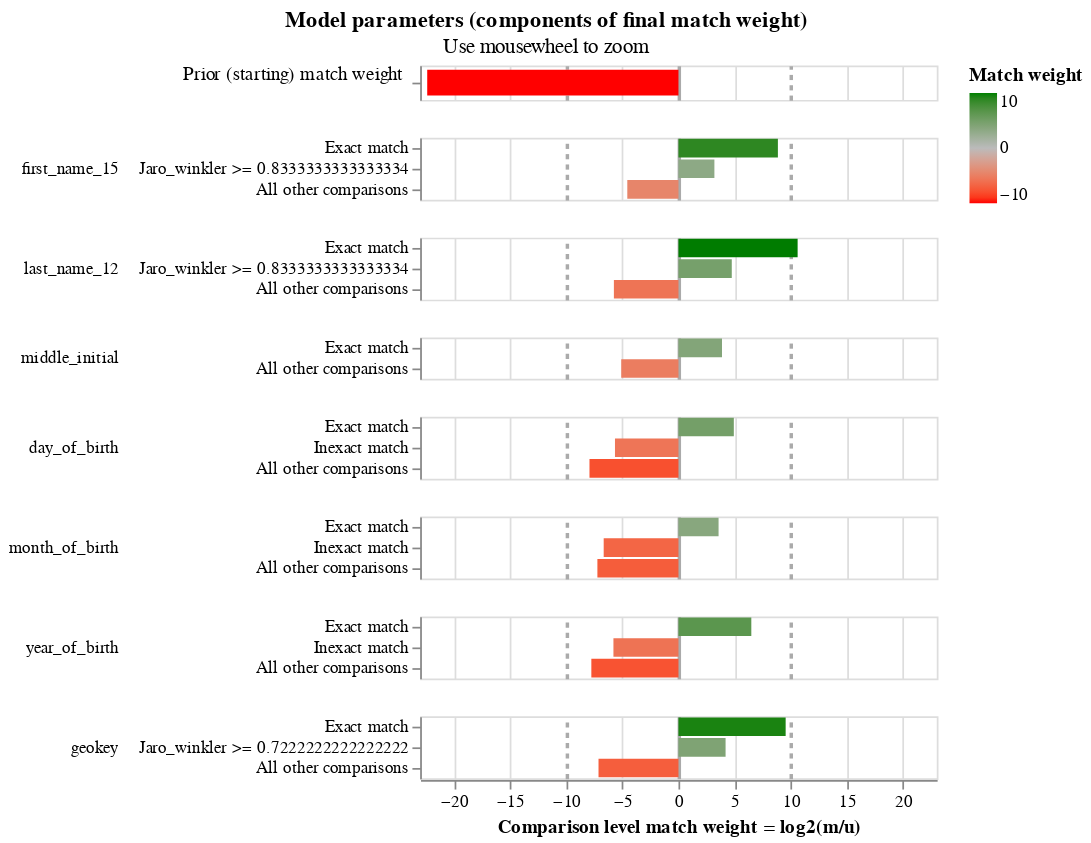

This figure's notebook cell:
### Code cell
linker.match_weights_chart()

### Figure 1 — Vega-Lite specification as saved in the notebook (floating-point values rounded to 4 significant figures)
{"config": {"view": {"continuousWidth": 300, "continuousHeight": 300, "discreteHeight": 60, "discreteWidth": 400}, "header": {"title": null}, "mark": {"tooltip": null}, "title": {"anchor": "middle"}}, "vconcat": [{"mark": {"type": "bar", "clip": true, "height": 15}, "encoding": {"color": {"field": "log2_bayes_factor", "scale": {"domain": [-10, 0, 10], "interpolate": "lab", "range": ["red", "#bbbbbb", "green"]}, "title": "Match weight", "type": "quantitative"}, "tooltip": [{"field": "comparison_name", "title": "Comparison name", "type": "nominal"}, {"field": "probability_two_random_records_match", "format": ".4f", "title": "Probability two random records match", "type": "nominal"}, {"field": "log2_bayes_factor", "format": ",.4f", "title": "Equivalent match weight", "type": "quantitative"}, {"field": "bayes_factor_description", "title": "Match weight description", "type": "nominal"}], "x": {"axis": {"domain": false, "gridColor": {"condition": {"test": "abs(datum.value / 10)  <= 1 & datum.value % 10 === 0", "value": "#aaa"}, "value": "#ddd"}, "gridDash": {"condition": {"test": "abs(datum.value / 10) == 1", "value": [3]}, "value": null}, "gridWidth": {"condition": {"test": "abs(datum.value / 10)  <= 1 & datum.value % 10 === 0", "value": 2}, "value": 1}, "labels": false, "ticks": false, "title": ""}, "field": "log2_bayes_factor", "scale": {"domain": [-23, 23]}, "type": "quantitative"}, "y": {"axis": {"title": "Prior (starting) match weight", "titleAlign": "right", "titleAngle": 0, "titleFontWeight": "normal"}, "field": "label_for_charts", "sort": {"field": "comparison_vector_value", "order": "descending"}, "type": "nominal"}}, "height": 20, "transform": [{"filter": "(datum.comparison_name == 'probability_two_random_records_match')"}]}, {"mark": {"type": "bar", "clip": true}, "encoding": {"color": {"field": "log2_bayes_factor", "scale": {"domain": [-10, 0, 10], "interpolate": "lab", "range": ["red", "#bbbbbb", "green"]}, "title": "Match weight", "type": "quantitative"}, "row": {"field": "comparison_name", "header": {"labelAlign": "left", "labelAnchor": "middle", "labelAngle": 0}, "sort": {"field": "comparison_sort_order"}, "type": "nominal"}, "tooltip": [{"field": "comparison_name", "title": "Comparison name", "type": "nominal"}, {"field": "label_for_charts", "title": "Label", "type": "ordinal"}, {"field": "sql_condition", "title": "SQL condition", "type": "nominal"}, {"field": "m_probability", "format": ".4f", "title": "M probability", "type": "quantitative"}, {"field": "u_probability", "format": ".4f", "title": "U probability", "type": "quantitative"}, {"field": "bayes_factor", "format": ",.4f", "title": "Bayes factor = m/u", "type": "quantitative"}, {"field": "log2_bayes_factor", "format": ",.4f", "title": "Match weight = log2(m/u)", "type": "quantitative"}, {"field": "bayes_factor_description", "title": "Match weight description", "type": "nominal"}], "x": {"axis": {"gridColor": {"condition": {"test": "abs(datum.value / 10)  <= 1 & datum.value % 10 === 0", "value": "#aaa"}, "value": "#ddd"}, "gridDash": {"condition": {"test": "abs(datum.value / 10) == 1", "value": [3]}, "value": null}, "gridWidth": {"condition": {"test": "abs(datum.value / 10)  <= 1 & datum.value % 10 === 0", "value": 2}, "value": 1}, "title": "Comparison level match weight = log2(m/u)"}, "field": "log2_bayes_factor", "scale": {"domain": [-23, 23]}, "type": "quantitative"}, "y": {"axis": {"title": null}, "field": "label_for_charts", "sort": {"field": "comparison_vector_value", "order": "descending"}, "type": "nominal"}}, "height": {"step": 12}, "resolve": {"axis": {"y": "independent"}, "scale": {"y": "independent"}}, "transform": [{"filter": "(datum.comparison_name != 'probability_two_random_records_match')"}]}], "data": {"name": "data-e065a0eb3e7d30313351641d8d483a5c"}, "params": [{"name": "mouse_zoom", "select": {"type": "interval", "encodings": ["x"]}, "bind": "scales", "views": []}], "resolve": {"axis": {"y": "independent"}, "scale": {"y": "independent"}}, "title": {"text": "Model parameters (components of final match weight)", "subtitle": "Use mousewheel to zoom"}, "$schema": "https://vega.github.io/schema/vega-lite/v5.9.3.json", "datasets": {"data-e065a0eb3e7d30313351641d8d483a5c": [{"comparison_name": "probability_two_random_records_match", "sql_condition": null, "label_for_charts": "", "m_probability": null, "u_probability": null, "m_probability_description": null, "u_probability_description": null, "has_tf_adjustments": false, "tf_adjustment_column": null, "tf_adjustment_weight": null, "is_null_level": false, "bayes_factor": 1.842e-07, "log2_bayes_factor": -22.37, "comparison_vector_value": 0, "max_comparison_vector_value": 0, "bayes_factor_description": "The probability that two random records drawn at random match is 0.000 or one in  5,427,630.8 records.This is equivalent to a starting match weight of -22.372.", "probability_two_random_records_match": 1.842e-07, "comparison_sort_order": -1}, {"comparison_name": "first_name_15", "sql_condition": "`first_name_15_l` = `first_name_15_r`", "label_for_charts": "Exact match", "m_probability": 0.9286, "u_probability": 0.002008, "m_probability_description": "Amongst matching record comparisons, 92.86% of records are in the exact match comparison level", "u_probability_description": "Amongst non-matching record comparisons, 0.20% of records are in the exact match comparison level", "has_tf_adjustments": false, "tf_adjustment_column": null, "tf_adjustment_weight": 1.0, "is_null_level": false, "bayes_factor": 462.5, "log2_bayes_factor": 8.853, "comparison_vector_value": 2, "max_comparison_vector_value": 2, "bayes_factor_description": "If comparison level is `exact match` then comparison is 462.48 times more likely to be a match", "probability_two_random_records_match": 1.842e-07, "comparison_sort_order": 0}, {"comparison_name": "first_name_15", "sql_condition": "jaro_winkler(`first_name_15_l`, `first_name_15_r`) >= 0.8333333333333334", "label_for_charts": "Jaro_winkler >= 0.8333333333333334", "m_probability": 0.02914, "u_probability": 0.003173, "m_probability_description": "Amongst matching record comparisons, 2.91% of records are in the jaro_winkler >= 0.8333333333333334 comparison level", "u_probability_description": "Amongst non-matching record comparisons, 0.32% of records are in the jaro_winkler >= 0.8333333333333334 comparison level", "has_tf_adjustments": false, "tf_adjustment_column": null, "tf_adjustment_weight": 1.0, "is_null_level": false, "bayes_factor": 9.185, "log2_bayes_factor": 3.199, "comparison_vector_value": 1, "max_comparison_vector_value": 2, "bayes_factor_description": "If comparison level is `jaro_winkler >= 0.8333333333333334` then comparison is 9.18 times more likely to be a match", "probability_two_random_records_match": 1.842e-07, "comparison_sort_order": 0}, {"comparison_name": "first_name_15", "sql_condition": "ELSE", "label_for_charts": "All other comparisons", "m_probability": 0.04229, "u_probability": 0.9948, "m_probability_description": "Amongst matching record comparisons, 4.23% of records are in the all other comparisons comparison level", "u_probability_description": "Amongst non-matching record comparisons, 99.48% of records are in the all other comparisons comparison level", "has_tf_adjustments": false, "tf_adjustment_column": null, "tf_adjustment_weight": 1.0, "is_null_level": false, "bayes_factor": 0.04251, "log2_bayes_factor": -4.556, "comparison_vector_value": 0, "max_comparison_vector_value": 2, "bayes_factor_description": "If comparison level is `all other comparisons` then comparison is  23.53 times less likely to be a match", "probability_two_random_records_match": 1.842e-07, "comparison_sort_order": 0}, {"comparison_name": "last_name_12", "sql_condition": "`last_name_12_l` = `last_name_12_r`", "label_for_charts": "Exact match", "m_probability": 0.9469, "u_probability": 0.0006057, "m_probability_description": "Amongst matching record comparisons, 94.69% of records are in the exact match comparison level", "u_probability_description": "Amongst non-matching record comparisons, 0.06% of records are in the exact match comparison level", "has_tf_adjustments": false, "tf_adjustment_column": null, "tf_adjustment_weight": 1.0, "is_null_level": false, "bayes_factor": 1563.0, "log2_bayes_factor": 10.61, "comparison_vector_value": 2, "max_comparison_vector_value": 2, "bayes_factor_description": "If comparison level is `exact match` then comparison is 1,563.34 times more likely to be a match", "probability_two_random_records_match": 1.842e-07, "comparison_sort_order": 1}, {"comparison_name": "last_name_12", "sql_condition": "jaro_winkler(`last_name_12_l`, `last_name_12_r`) >= 0.8333333333333334", "label_for_charts": "Jaro_winkler >= 0.8333333333333334", "m_probability": 0.03451, "u_probability": 0.001286, "m_probability_description": "Amongst matching record comparisons, 3.45% of records are in the jaro_winkler >= 0.8333333333333334 comparison level", "u_probability_description": "Amongst non-matching record comparisons, 0.13% of records are in the jaro_winkler >= 0.8333333333333334 comparison level", "has_tf_adjustments": false, "tf_adjustment_column": null, "tf_adjustment_weight": 1.0, "is_null_level": false, "bayes_factor": 26.84, "log2_bayes_factor": 4.746, "comparison_vector_value": 1, "max_comparison_vector_value": 2, "bayes_factor_description": "If comparison level is `jaro_winkler >= 0.8333333333333334` then comparison is 26.84 times more likely to be a match", "probability_two_random_records_match": 1.842e-07, "comparison_sort_order": 1}, {"comparison_name": "last_name_12", "sql_condition": "ELSE", "label_for_charts": "All other comparisons", "m_probability": 0.01854, "u_probability": 0.9981, "m_probability_description": "Amongst matching record comparisons, 1.85% of records are in the all other comparisons comparison level", "u_probability_description": "Amongst non-matching record comparisons, 99.81% of records are in the all other comparisons comparison level", "has_tf_adjustments": false, "tf_adjustment_column": null, "tf_adjustment_weight": 1.0, "is_null_level": false, "bayes_factor": 0.01857, "log2_bayes_factor": -5.751, "comparison_vector_value": 0, "max_comparison_vector_value": 2, "bayes_factor_description": "If comparison level is `all other comparisons` then comparison is  53.84 times less likely to be a match", "probability_two_random_records_match": 1.842e-07, "comparison_sort_order": 1}, {"comparison_name": "middle_initial", "sql_condition": "`middle_initial_l` = `middle_initial_r`", "label_for_charts": "Exact match", "m_probability": 0.9727, "u_probability": 0.06626, "m_probability_description": "Amongst matching record comparisons, 97.27% of records are in the exact match comparison level", "u_probability_description": "Amongst non-matching record comparisons, 6.63% of records are in the exact match comparison level", "has_tf_adjustments": false, "tf_adjustment_column": null, "tf_adjustment_weight": 1.0, "is_null_level": false, "bayes_factor": 14.68, "log2_bayes_factor": 3.876, "comparison_vector_value": 1, "max_comparison_vector_value": 1, "bayes_factor_description": "If comparison level is `exact match` then comparison is 14.68 times more likely to be a match", "probability_two_random_records_match": 1.842e-07, "comparison_sort_order": 2}, {"comparison_name": "middle_initial", "sql_condition": "ELSE", "label_for_charts": "All other comparisons", "m_probability": 0.02729, "u_probability": 0.9337, "m_probability_description": "Amongst matching record comparisons, 2.73% of records are in the all other comparisons comparison level", "u_probability_description": "Amongst non-matching record comparisons, 93.37% of records are in the all other comparisons comparison level", "has_tf_adjustments": false, "tf_adjustment_column": null, "tf_adjustment_weight": 1.0, "is_null_level": false, "bayes_factor": 0.02923, "log2_bayes_factor": -5.096, "comparison_vector_value": 0, "max_comparison_vector_value": 1, "bayes_factor_description": "If comparison level is `all other comparisons` then comparison is  34.21 times less likely to be a match", "probability_two_random_records_match": 1.842e-07, "comparison_sort_order": 2}, {"comparison_name": "day_of_birth", "sql_condition": "`day_of_birth_l` = `day_of_birth_r`", "label_for_charts": "Exact match", "m_probability": 0.9914, "u_probability": 0.03253, "m_probability_description": "Amongst matching record comparisons, 99.14% of records are in the exact match comparison level", "u_probability_description": "Amongst non-matching record comparisons, 3.25% of records are in the exact match comparison level", "has_tf_adjustments": false, "tf_adjustment_column": null, "tf_adjustment_weight": 1.0, "is_null_level": false, "bayes_factor": 30.48, "log2_bayes_factor": 4.93, "comparison_vector_value": 2, "max_comparison_vector_value": 2, "bayes_factor_description": "If comparison level is `exact match` then comparison is 30.48 times more likely to be a match", "probability_two_random_records_match": 1.842e-07, "comparison_sort_order": 3}, {"comparison_name": "day_of_birth", "sql_condition": "abs(day_of_birth_l - day_of_birth_r) <= 5", "label_for_charts": "Inexact match", "m_probability": 0.005873, "u_probability": 0.2957, "m_probability_description": "Amongst matching record comparisons, 0.59% of records are in the inexact match comparison level", "u_probability_description": "Amongst non-matching record comparisons, 29.57% of records are in the inexact match comparison level", "has_tf_adjustments": false, "tf_adjustment_column": null, "tf_adjustment_weight": 1.0, "is_null_level": false, "bayes_factor": 0.01986, "log2_bayes_factor": -5.654, "comparison_vector_value": 1, "max_comparison_vector_value": 2, "bayes_factor_description": "If comparison level is `inexact match` then comparison is  50.36 times less likely to be a match", "probability_two_random_records_match": 1.842e-07, "comparison_sort_order": 3}, {"comparison_name": "day_of_birth", "sql_condition": "ELSE", "label_for_charts": "All other comparisons", "m_probability": 0.002767, "u_probability": 0.6717, "m_probability_description": "Amongst matching record comparisons, 0.28% of records are in the all other comparisons comparison level", "u_probability_description": "Amongst non-matching record comparisons, 67.17% of records are in the all other comparisons comparison level", "has_tf_adjustments": false, "tf_adjustment_column": null, "tf_adjustment_weight": 1.0, "is_null_level": false, "bayes_factor": 0.004119, "log2_bayes_factor": -7.923, "comparison_vector_value": 0, "max_comparison_vector_value": 2, "bayes_factor_description": "If comparison level is `all other comparisons` then comparison is  242.75 times less likely to be a match", "probability_two_random_records_match": 1.842e-07, "comparison_sort_order": 3}, {"comparison_name": "month_of_birth", "sql_condition": "`month_of_birth_l` = `month_of_birth_r`", "label_for_charts": "Exact match", "m_probability": 0.9925, "u_probability": 0.0835, "m_probability_description": "Amongst matching record comparisons, 99.25% of records are in the exact match comparison level", "u_probability_description": "Amongst non-matching record comparisons, 8.35% of records are in the exact match comparison level", "has_tf_adjustments": false, "tf_adjustment_column": null, "tf_adjustment_weight": 1.0, "is_null_level": false, "bayes_factor": 11.89, "log2_bayes_factor": 3.571, "comparison_vector_value": 2, "max_comparison_vector_value": 2, "bayes_factor_description": "If comparison level is `exact match` then comparison is 11.89 times more likely to be a match", "probability_two_random_records_match": 1.842e-07, "comparison_sort_order": 4}, {"comparison_name": "month_of_birth", "sql_condition": "abs(month_of_birth_l - month_of_birth_r) <= 3", "label_for_charts": "Inexact match", "m_probability": 0.004088, "u_probability": 0.413, "m_probability_description": "Amongst matching record comparisons, 0.41% of records are in the inexact match comparison level", "u_probability_description": "Amongst non-matching record comparisons, 41.30% of records are in the inexact match comparison level", "has_tf_adjustments": false, "tf_adjustment_column": null, "tf_adjustment_weight": 1.0, "is_null_level": false, "bayes_factor": 0.0099, "log2_bayes_factor": -6.658, "comparison_vector_value": 1, "max_comparison_vector_value": 2, "bayes_factor_description": "If comparison level is `inexact match` then comparison is  101.01 times less likely to be a match", "probability_two_random_records_match": 1.842e-07, "comparison_sort_order": 4}, {"comparison_name": "month_of_birth", "sql_condition": "ELSE", "label_for_charts": "All other comparisons", "m_probability": 0.00338, "u_probability": 0.5035, "m_probability_description": "Amongst matching record comparisons, 0.34% of records are in the all other comparisons comparison level", "u_probability_description": "Amongst non-matching record comparisons, 50.35% of records are in the all other comparisons comparison level", "has_tf_adjustments": false, "tf_adjustment_column": null, "tf_adjustment_weight": 1.0, "is_null_level": false, "bayes_factor": 0.006713, "log2_bayes_factor": -7.219, "comparison_vector_value": 0, "max_comparison_vector_value": 2, "bayes_factor_description": "If comparison level is `all other comparisons` then comparison is  148.96 times less likely to be a match", "probability_two_random_records_match": 1.842e-07, "comparison_sort_order": 4}, {"comparison_name": "year_of_birth", "sql_condition": "`year_of_birth_l` = `year_of_birth_r`", "label_for_charts": "Exact match", "m_probability": 0.994, "u_probability": 0.01108, "m_probability_description": "Amongst matching record comparisons, 99.40% of records are in the exact match comparison level", "u_probability_description": "Amongst non-matching record comparisons, 1.11% of records are in the exact match comparison level", "has_tf_adjustments": false, "tf_adjustment_column": null, "tf_adjustment_weight": 1.0, "is_null_level": false, "bayes_factor": 89.68, "log2_bayes_factor": 6.487, "comparison_vector_value": 2, "max_comparison_vector_value": 2, "bayes_factor_description": "If comparison level is `exact match` then comparison is 89.68 times more likely to be a match", "probability_two_random_records_match": 1.842e-07, "comparison_sort_order": 5}, {"comparison_name": "year_of_birth", "sql_condition": "abs(year_of_birth_l - year_of_birth_r) <= 5", "label_for_charts": "Inexact match", "m_probability": 0.001976, "u_probability": 0.1094, "m_probability_description": "Amongst matching record comparisons, 0.20% of records are in the inexact match comparison level", "u_probability_description": "Amongst non-matching record comparisons, 10.94% of records are in the inexact match comparison level", "has_tf_adjustments": false, "tf_adjustment_column": null, "tf_adjustment_weight": 1.0, "is_null_level": false, "bayes_factor": 0.01807, "log2_bayes_factor": -5.791, "comparison_vector_value": 1, "max_comparison_vector_value": 2, "bayes_factor_description": "If comparison level is `inexact match` then comparison is  55.36 times less likely to be a match", "probability_two_random_records_match": 1.842e-07, "comparison_sort_order": 5}, {"comparison_name": "year_of_birth", "sql_condition": "ELSE", "label_for_charts": "All other comparisons", "m_probability": 0.004064, "u_probability": 0.8795, "m_probability_description": "Amongst matching record comparisons, 0.41% of records are in the all other comparisons comparison level", "u_probability_description": "Amongst non-matching record comparisons, 87.95% of records are in the all other comparisons comparison level", "has_tf_adjustments": false, "tf_adjustment_column": null, "tf_adjustment_weight": 1.0, "is_null_level": false, "bayes_factor": 0.00462, "log2_bayes_factor": -7.758, "comparison_vector_value": 0, "max_comparison_vector_value": 2, "bayes_factor_description": "If comparison level is `all other comparisons` then comparison is  216.43 times less likely to be a match", "probability_two_random_records_match": 1.842e-07, "comparison_sort_order": 5}, {"comparison_name": "geokey", "sql_condition": "`geokey_l` = `geokey_r`", "label_for_charts": "Exact match", "m_probability": 0.6116, "u_probability": 0.0008193, "m_probability_description": "Amongst matching record comparisons, 61.16% of records are in the exact match comparison level", "u_probability_description": "Amongst non-matching record comparisons, 0.08% of records are in the exact match comparison level", "has_tf_adjustments": false, "tf_adjustment_column": null, "tf_adjustment_weight": 1.0, "is_null_level": false, "bayes_factor": 746.5, "log2_bayes_factor": 9.544, "comparison_vector_value": 2, "max_comparison_vector_value": 2, "bayes_factor_description": "If comparison level is `exact match` then comparison is 746.52 times more likely to be a match", "probability_two_random_records_match": 1.842e-07, "comparison_sort_order": 6}, {"comparison_name": "geokey", "sql_condition": "jaro_winkler(`geokey_l`, `geokey_r`) >= 0.7222222222222222", "label_for_charts": "Jaro_winkler >= 0.7222222222222222", "m_probability": 0.3813, "u_probability": 0.02082, "m_probability_description": "Amongst matching record comparisons, 38.13% of records are in the jaro_winkler >= 0.7222222222222222 comparison level", "u_probability_description": "Amongst non-matching record comparisons, 2.08% of records are in the jaro_winkler >= 0.7222222222222222 comparison level", "has_tf_adjustments": false, "tf_adjustment_column": null, "tf_adjustment_weight": 1.0, "is_null_level": false, "bayes_factor": 18.31, "log2_bayes_factor": 4.195, "comparison_vector_value": 1, "max_comparison_vector_value": 2, "bayes_factor_description": "If comparison level is `jaro_winkler >= 0.7222222222222222` then comparison is 18.31 times more likely to be a match", "probability_two_random_records_match": 1.842e-07, "comparison_sort_order": 6}, {"comparison_name": "geokey", "sql_condition": "ELSE", "label_for_charts": "All other comparisons", "m_probability": 0.007039, "u_probability": 0.9784, "m_probability_description": "Amongst matching record comparisons, 0.70% of records are in the all other comparisons comparison level", "u_probability_description": "Amongst non-matching record comparisons, 97.84% of records are in the all other comparisons comparison level", "has_tf_adjustments": false, "tf_adjustment_column": null, "tf_adjustment_weight": 1.0, "is_null_level": false, "bayes_factor": 0.007194, "log2_bayes_factor": -7.119, "comparison_vector_value": 0, "max_comparison_vector_value": 2, "bayes_factor_description": "If comparison level is `all other comparisons` then comparison is  139.00 times less likely to be a match", "probability_two_random_records_match": 1.842e-07, "comparison_sort_order": 6}]}}
